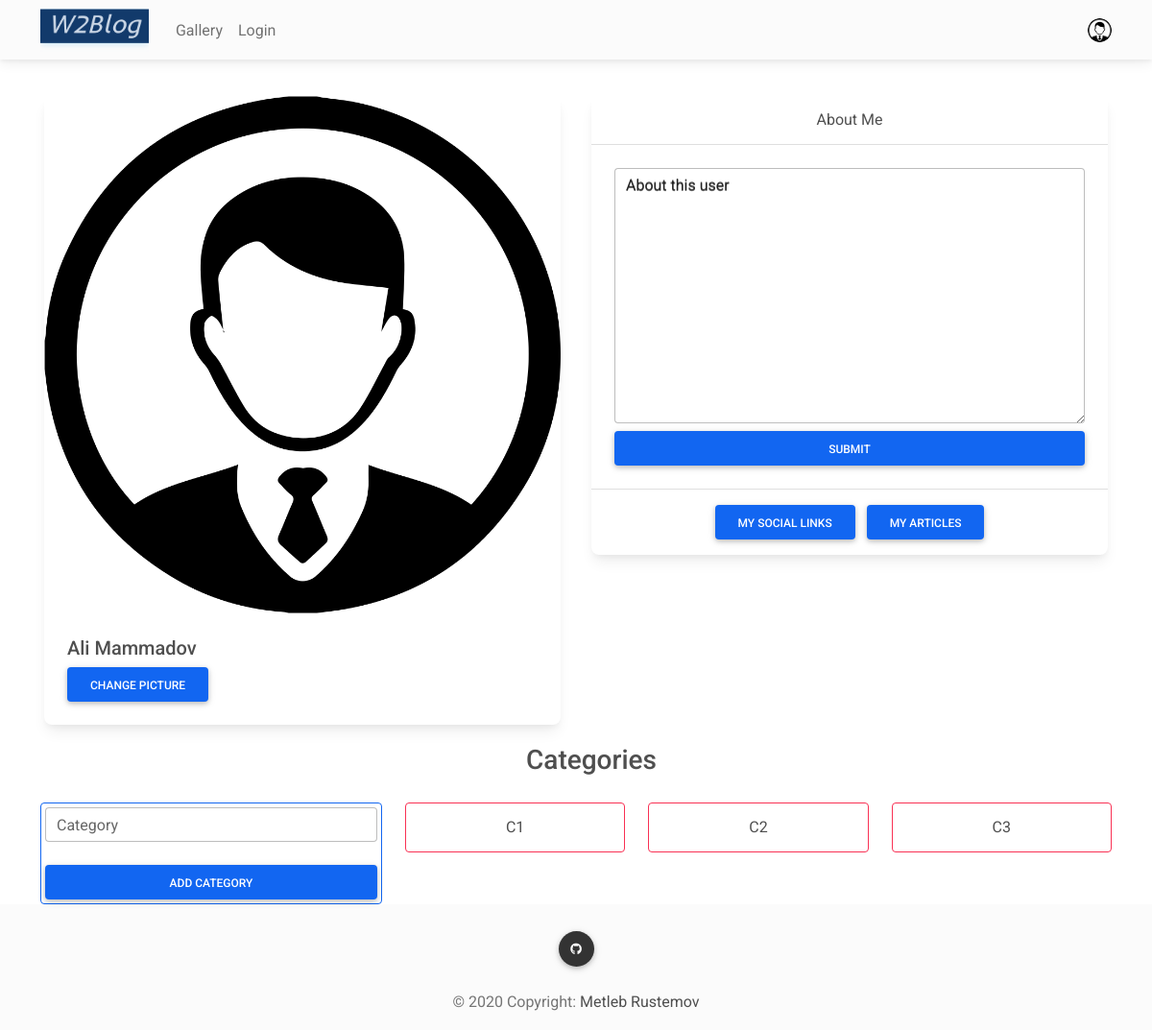
Page /user (signed in) on the committed database.
### app.py (models this page shows, shortened)
class User(db.Model):
    id = db.Column(db.Integer, primary_key=True)
    usertype = db.Column(db.Integer, default=0) # 0, 1, 2, 3, 4, 5  (0-quest, 5-super_admin)
    username = db.Column(db.String(30), unique=True, nullable=False)
    fullname = db.Column(db.String(80), nullable=False)
    email = db.Column(db.String(120), unique=True, nullable=False)
    password = db.Column(db.String(1024), nullable=False)
    image = db.Column(db.String(80), nullable=False, default="default_user_image.png")
    about_me = db.Column(db.String(2048), default="About this user", nullable=False)
    last_login = db.Column(db.DateTime, nullable=False, default=datetime.datetime.utcnow)
    articles = db.relationship('Article', backref='user')
    comments = db.relationship('Comment', backref='user')
    sociallinks = db.relationship('SocialLink', backref='user')

class Category(db.Model):
    id = db.Column(db.Integer, primary_key=True)
    name = db.Column(db.String(25), unique=True, nullable=False)
    articles = db.relationship("Article", secondary=article_categories, back_populates="categories")

### app.py (the view, shortened to what this page needs)
@app.route("/user", methods=['POST','GET'])
def user():
    w2b_context.clear()
    if "user_id" in session:
        user = User.query.filter_by(id=session['user_id']).first()
        if request.method == 'GET':
            csrf_token = csrf_text()
            all_socials = {'facebook': None, 'instagram': None, 'twitter': None, 'github': None, 'google': None, 'whatsapp': None, 'linkedin': None}
            session["csrf_token"] = csrf_token
            w2b_context.update({"user":{"user_id":session['user_id'], "user":user}, "csrf_token":csrf_token})
            for social in user.sociallinks:
                all_socials.update({social.sname:social.slink})
            w2b_context.update({"categories":Category.query.all(), "socials":all_socials})
            if user.usertype == 5 and Article.query.filter_by(verified=-1).count() > 0:
                w2b_context.update({"v_articles":Article.query.filter_by(verified=-1)})
            else:
                w2b_context.update({"v_articles":[]})
            return render_template("user.html", cntxt=w2b_context)
    return redirect(url_for('lr'))

### app.py (called while the page is built)
def csrf_text(size=32, chars=string.ascii_uppercase + string.ascii_lowercase + string.digits):
    return ''.join(random.choice(chars) for _ in range(size))

### templates/user.html (shortened to what this page needs)
{% extends "base.html" %}
{% block main_content %}
<main>
    <section id="userhome">
        <div class="container">
            <div class="mt-5 pt-5">
                <div class="row">
                    <div class="col-md-6">
                        <div class="card m-1">
                            <img src="{{ url_for('static', filename='media/'+cntxt['user']['user'].image)}}" class="card-img-top"
                                alt="@{{cntxt['user']['user'].username}}" />
                            <div class="card-body">
                                <h5 class="card-title">{{cntxt['user']['user'].fullname}}</h5>
                                <button type="button" class="btn btn-primary" data-mdb-toggle="modal"
                                    data-mdb-target="#imagechoser">Change Picture</button>
                            </div>
                        </div>
                    </div>
                    <div class="col-md-6">
                        <div class="card text-center m-1">
                            <div class="card-header">About Me</div>
                            <div class="card-body">
                                <form action="{{url_for('user')}}" method="POST">
                                    <div class="form-outline mb-2">
                                        <textarea class="form-control" name="about_me" id="about_me" rows="10">{{cntxt['user']['user'].about_me}}</textarea>
                                        <label class="form-label" for="about_me">{{cntxt['user']['user'].about_me}}</label>
                                    </div>
                                    <button type="submit" class="btn btn-primary btn-block">Submit</button>
                                </form>
                            </div>
                            <div class="card-footer">
                                <button class="btn btn-primary m-1" type="button" data-mdb-toggle="collapse"
                                    data-mdb-target="#mysociallinks" aria-expanded="false"
                                    aria-controls="mysociallinks">
                                    My Social links
                                </button>
                                <button class="btn btn-primary m-1" type="button" data-mdb-toggle="collapse"
                                    data-mdb-target="#myarticles" aria-expanded="false" aria-controls="myarticles">
                                    My Articles
                                </button>
                            </div>
                        </div>
                    </div>
                </div>
                <div class="row">
                    <div class="text-center m-3">
                        <h3>Categories</h3>
                    </div>
                    <div class="col-md-4">
                        <div class="col-12 p-1 mt-1 border border-primary rounded">
                            <form action="{{url_for('user')}}" method="POST">
                                <div class="form-outline mb-4">
                                    <input type="text" name="new_category" id="add_category" class="form-control" />
                                    <label class="form-label" for="add_category">Category</label>
                                </div>
                                <button type="submit" class="btn btn-primary btn-block">Add Category</button>
                            </form>
                        </div>
                    </div>
                    <div class="col-md-8">
                        <div class="row">
                            {% for cat in cntxt['categories'] %}
                            <div class="col-md-4 mt-1">
                                <div class="p-2 border border-danger rounded">
                                        <div class="row">
                                            <div class="col-{% if cntxt['user']['user'].usertype == 5 %}6{% else %}12{% endif %} p-1 text-center">
                                                {{cat.name}}
                                            </div>
                                        </div>
                                </div>
                            </div>
                            {% endfor %}
                        </div>
                    </div>
                </div>
            </div>
        </div>
    </section>
</main>
{% endblock %}

### templates/base.html (shortened to what this page needs)
{% import 'socialbuttons.html' as socialbuttons -%}
<!DOCTYPE html>
<html lang="en">
<head>
  <link rel="stylesheet" href="https://use.fontawesome.com/releases/v5.15.2/css/all.css" />
  <link rel="stylesheet" href="{{ url_for('static', filename='css/mdb.min.css') }}" />
</head>
<body>
  <header>
    <nav class="navbar navbar-expand-lg fixed-top navbar-scroll navbar-light bg-light">
      <div class="container">
        <div class="collapse navbar-collapse" id="navbarSupportedContent">
          <a class="navbar-brand mt-2 mt-lg-0 p-0" href="{{url_for('index')}}">
            <img src="{{ url_for('static', filename='img/w2blog_logo.png') }}" height="45" alt="" loading="lazy" />
          </a>
          <ul class="navbar-nav me-auto mb-2 mb-lg-0">
            <li class="nav-item">
              <a class="nav-link{% if request.path == '/gallery' %} active{% endif %}"
                href="{{url_for('gallery')}}">Gallery</a>
            </li>
            <li class="nav-item">
              <a class="nav-link{% if request.path == '/lr' %} active{% endif %}" href="{{url_for('lr')}}">Login</a>
            </li>
          </ul>
        </div>
        {% if cntxt['user']['user_id'] != -1 %}
        <div class="d-flex align-items-center">
          <a class="dropdown-toggle d-flex align-items-center hidden-arrow" href="#" id="navbarDropdownMenuLink"
            role="button" data-mdb-toggle="dropdown" aria-expanded="false">
            <img src="{{url_for('static', filename='media/'+cntxt['user']['user'].image)}}" class="rounded-circle"
              height="25" alt="" loading="lazy" data-mdb-toggle="tooltip" data-mdb-placement="top"
              title="{{cntxt['user']['user'].fullname}}" />
          </a>
        </div>
        {% endif %}
      </div>
    </nav>
  </header>
  {% block main_content %}
  {% endblock %}
  <footer class="bg-light text-center text-white">
    <div class="container p-4 pb-0">
      <section class="mb-1">
        {{socialbuttons.circle_social("github", "https://github.com/Metleb1996/W2Blog")}}
      </section>
    </div>
    <div class="text-center p-3 bg-light text-muted" style="background-color: rgba(0, 0, 0, 0.2);">
      © 2020 Copyright:
      <a class="text-body" href="https://metleb1996.github.io/">Metleb Rustemov</a>
    </div>
  </footer>
</body>
</html>

### rows in the picture
User: image (placeholder picture), user.user.fullname "Ali Mammadov", about_me "About this user", user.user.about_me "About this user"
Category: name "C1"
Category: name "C2"
Category: name "C3"
